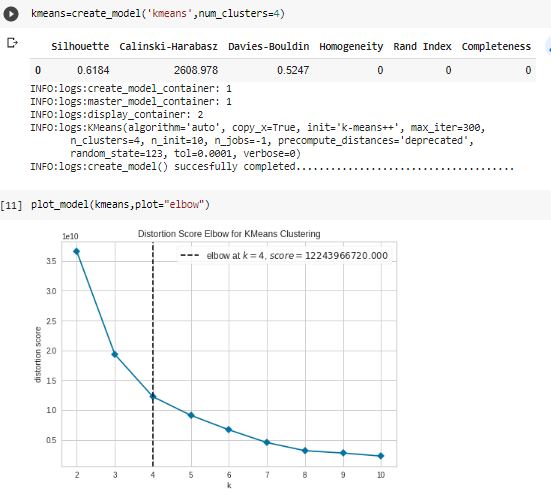
#> input picture project10/pycaret.PNG, 551 x 495 px
$ jupyter execute --allow-errors 'Food Composition- Clustering.ipynb'   (shell and % lines are left out)
#> lines starting #> are read from the running program, lines starting #| are printed output that depends on the picture
[cell 1]
import pandas as pd
import numpy as np
import matplotlib.pyplot as plt
import plotly.express as px
from gensim.parsing.preprocessing import remove_stopwords
import string
from nltk.stem import PorterStemmer
from nltk.tokenize import word_tokenize
from sklearn.feature_extraction.text import CountVectorizer, TfidfVectorizer
from sklearn.decomposition import LatentDirichletAllocation
from sklearn.cluster import KMeans
from yellowbrick.cluster import KElbowVisualizer

import warnings
warnings.filterwarnings("ignore")

#> (a cell that did not finish here is left out)

#> (a cell that did not finish here is left out)

#> (a cell that did not finish here is left out)

#> (a cell that did not finish here is left out)

#> (a cell that did not finish here is left out)

[cell 7]
def stemSentence(sentence):
    porter = PorterStemmer()
    token_words = word_tokenize(sentence)
    stem_sentence = [porter.stem(word) for word in token_words]
    return ' '.join(stem_sentence)

#> (the rest of this cell did not finish here and is left out)

[cell 8]
vectorizer = TfidfVectorizer(analyzer='word')
#> (the rest of this cell did not finish here and is left out)

[cell 9]
model=KMeans(n_clusters=5)

#> (a cell that did not finish here is left out)

#> (a cell that did not finish here is left out)

[cell 12]
from sklearn.metrics import silhouette_score
#> (the rest of this cell did not finish here and is left out)

[cell 13]
allscore=[]
allclusters=[]
sum_of_squared_distances=[]
def clust (clusters):
#> called with clusters = 9
    for no_of_cluster in np.arange(1,clusters):
        no_of_cluster+=1
        model=KMeans(n_clusters = no_of_cluster)
        model=model.fit(X)
        pred=model.fit_predict(X)
        sum_of_squared_distances.append(model.inertia_)
        score = silhouette_score(X,pred)
        print("Number of cluster {},silhouette{}".format(no_of_cluster,score))
        allscore.append(score)
        allclusters.append(no_of_cluster)
#> (the rest of this cell did not finish here and is left out)

[cell 14]
plt.plot(allclusters,sum_of_squared_distances,marker='x')
plt.xlabel('k')
plt.ylabel('Distortion')
plt.title('The Elbow Method showing optimal K')
plt.show()
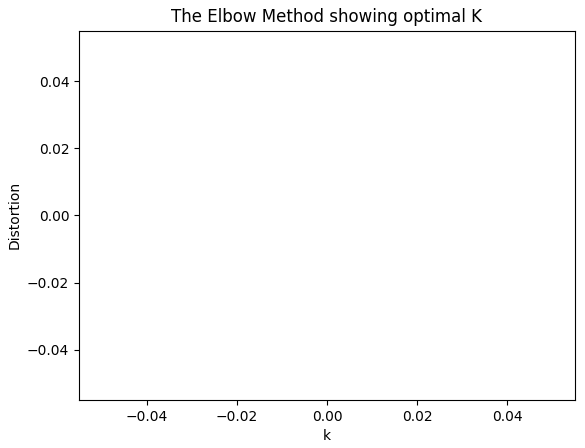
#> figure drawn by matplotlib, 1 panel

[cell 15]
from yellowbrick.cluster import KElbowVisualizer
model = KMeans()
#> (the rest of this cell did not finish here and is left out)

[cell 16]
plt.figure(figsize=(12,12))
img=plt.imread('pycaret.PNG')
#> img is the input picture: shape (495, 551, 4) float32; mean R, G, B, A 0.965, 0.966, 0.966, 1
plt.imshow(img)
plt.show();
